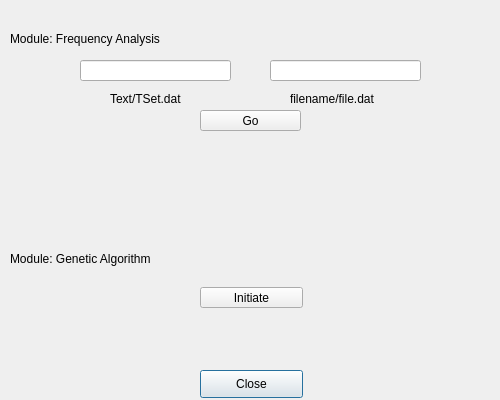
<?xml version="1.0" encoding="UTF-8"?>
<ui version="4.0">
 <class>Dialog_ca</class>
 <widget class="QDialog" name="Dialog_ca">
  <property name="geometry">
   <rect>
    <x>0</x>
    <y>0</y>
    <width>500</width>
    <height>400</height>
   </rect>
  </property>
  <property name="windowTitle">
   <string>Dialog</string>
  </property>
  <widget class="QPushButton" name="btn_close">
   <property name="geometry">
    <rect>
     <x>200</x>
     <y>370</y>
     <width>103</width>
     <height>28</height>
    </rect>
   </property>
   <property name="text">
    <string>Close</string>
   </property>
  </widget>
  <widget class="QLabel" name="label">
   <property name="geometry">
    <rect>
     <x>10</x>
     <y>30</y>
     <width>211</width>
     <height>18</height>
    </rect>
   </property>
   <property name="text">
    <string>Module: Frequency Analysis</string>
   </property>
  </widget>
  <widget class="QLineEdit" name="lineEdit">
   <property name="geometry">
    <rect>
     <x>80</x>
     <y>60</y>
     <width>151</width>
     <height>21</height>
    </rect>
   </property>
  </widget>
  <widget class="QLineEdit" name="lineEdit_2">
   <property name="geometry">
    <rect>
     <x>270</x>
     <y>60</y>
     <width>151</width>
     <height>21</height>
    </rect>
   </property>
  </widget>
  <widget class="QPushButton" name="pushButton">
   <property name="geometry">
    <rect>
     <x>200</x>
     <y>110</y>
     <width>101</width>
     <height>21</height>
    </rect>
   </property>
   <property name="text">
    <string>Go</string>
   </property>
  </widget>
  <widget class="QLabel" name="label_2">
   <property name="geometry">
    <rect>
     <x>10</x>
     <y>250</y>
     <width>201</width>
     <height>18</height>
    </rect>
   </property>
   <property name="text">
    <string>Module: Genetic Algorithm</string>
   </property>
  </widget>
  <widget class="QPushButton" name="pushButton_2">
   <property name="geometry">
    <rect>
     <x>200</x>
     <y>287</y>
     <width>103</width>
     <height>21</height>
    </rect>
   </property>
   <property name="text">
    <string>Initiate</string>
   </property>
  </widget>
  <widget class="QLabel" name="label_3">
   <property name="geometry">
    <rect>
     <x>110</x>
     <y>90</y>
     <width>101</width>
     <height>18</height>
    </rect>
   </property>
   <property name="text">
    <string>Text/TSet.dat</string>
   </property>
  </widget>
  <widget class="QLabel" name="label_4">
   <property name="geometry">
    <rect>
     <x>290</x>
     <y>90</y>
     <width>141</width>
     <height>18</height>
    </rect>
   </property>
   <property name="text">
    <string>filename/file.dat</string>
   </property>
  </widget>
 </widget>
 <resources/>
 <connections>
  <connection>
   <sender>btn_close</sender>
   <signal>clicked()</signal>
   <receiver>Dialog_ca</receiver>
   <slot>close()</slot>
   <hints>
    <hint type="sourcelabel">
     <x>250</x>
     <y>375</y>
    </hint>
    <hint type="destinationlabel">
     <x>378</x>
     <y>343</y>
    </hint>
   </hints>
  </connection>
 </connections>
</ui>
